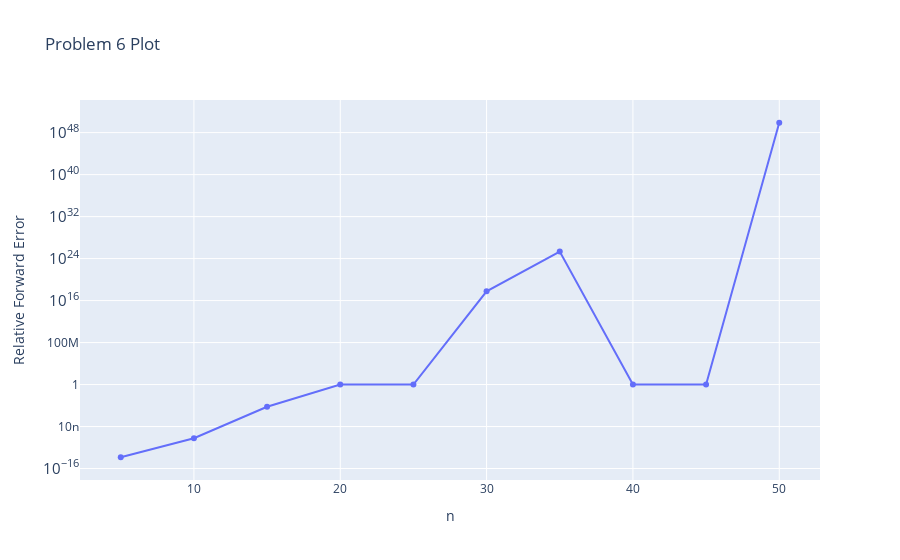

Here is the notebook cell this chart was saved with:
### Code cell
prob6()

### Figure 1 — Plotly figure (JSON) as saved in the notebook; plotly's stock layout.template omitted (floating-point values rounded to 4 significant figures)
{"data": [{"mode": "lines+markers", "name": "Relative Forward Error", "type": "scatter", "x": [5, 10, 15, 20, 25, 30, 35, 40, 45, 50], "y": [1.411e-14, 6.002e-11, 5.855e-05, 1, 1, 575913884158362050, 2.235e+25, 1, 1, 7.597e+49]}], "layout": {"title": {"text": "Problem 6 Plot"}, "xaxis": {"title": {"text": "n"}}, "yaxis": {"title": {"text": "Relative Forward Error"}, "type": "log"}}}
